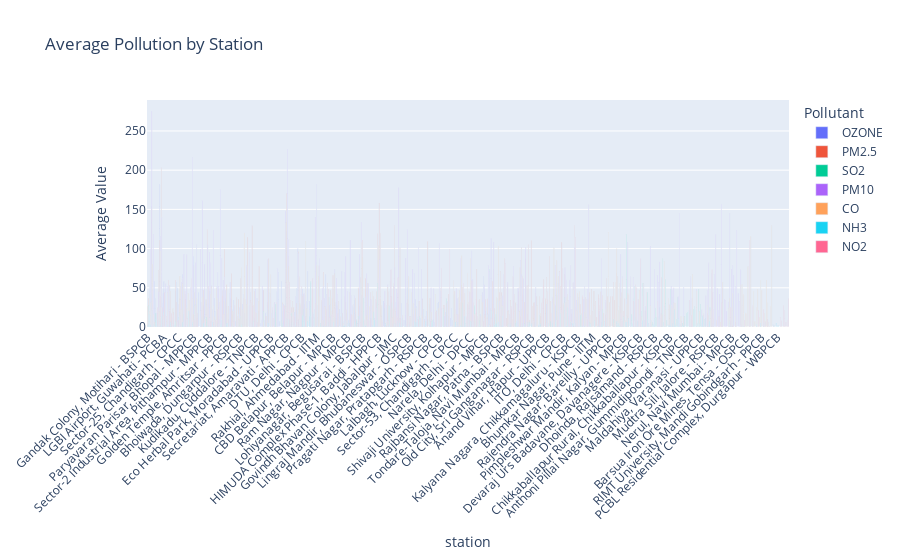

The cell this chart's notebook holds for it:
### Code cell
fig = px.bar(
    df,
    x='station',
    y='avg_value',
    color='pollutant_id',
    barmode='group',
    title='Average Pollution by Station',
    labels={'avg_value': 'Average Value', 'pollutant_id': 'Pollutant'}
)
fig.update_layout(xaxis_tickangle=-45)
fig.show()

### Figure 1 — Plotly figure (JSON) as saved in the notebook; plotly's stock layout.template omitted (floating-point values rounded to 4 significant figures; data arrays with more than 128 entries replaced by an {"elided": "..."} marker saying what was removed)
{"data": [{"alignmentgroup": "True", "hovertemplate": "Pollutant=OZONE<br>station=%{x}<br>Average Value=%{y}<extra></extra>", "legendgroup": "OZONE", "marker": {"color": "#636efa", "pattern": {"shape": ""}}, "name": "OZONE", "offsetgroup": "OZONE", "orientation": "v", "showlegend": true, "textposition": "auto", "type": "bar", "x": {"elided": "317 str values"}, "xaxis": "x", "y": {"elided": "317 float values"}, "yaxis": "y"}, {"alignmentgroup": "True", "hovertemplate": "Pollutant=PM2.5<br>station=%{x}<br>Average Value=%{y}<extra></extra>", "legendgroup": "PM2.5", "marker": {"color": "#EF553B", "pattern": {"shape": ""}}, "name": "PM2.5", "offsetgroup": "PM2.5", "orientation": "v", "showlegend": true, "textposition": "auto", "type": "bar", "x": {"elided": "286 str values"}, "xaxis": "x", "y": {"elided": "286 float values"}, "yaxis": "y"}, {"alignmentgroup": "True", "hovertemplate": "Pollutant=SO2<br>station=%{x}<br>Average Value=%{y}<extra></extra>", "legendgroup": "SO2", "marker": {"color": "#00cc96", "pattern": {"shape": ""}}, "name": "SO2", "offsetgroup": "SO2", "orientation": "v", "showlegend": true, "textposition": "auto", "type": "bar", "x": {"elided": "276 str values"}, "xaxis": "x", "y": {"elided": "276 float values"}, "yaxis": "y"}, {"alignmentgroup": "True", "hovertemplate": "Pollutant=PM10<br>station=%{x}<br>Average Value=%{y}<extra></extra>", "legendgroup": "PM10", "marker": {"color": "#ab63fa", "pattern": {"shape": ""}}, "name": "PM10", "offsetgroup": "PM10", "orientation": "v", "showlegend": true, "textposition": "auto", "type": "bar", "x": {"elided": "256 str values"}, "xaxis": "x", "y": {"elided": "256 float values"}, "yaxis": "y"}, {"alignmentgroup": "True", "hovertemplate": "Pollutant=CO<br>station=%{x}<br>Average Value=%{y}<extra></extra>", "legendgroup": "CO", "marker": {"color": "#FFA15A", "pattern": {"shape": ""}}, "name": "CO", "offsetgroup": "CO", "orientation": "v", "showlegend": true, "textposition": "auto", "type": "bar", "x": {"elided": "288 str values"}, "xaxis": "x", "y": {"elided": "288 float values"}, "yaxis": "y"}, {"alignmentgroup": "True", "hovertemplate": "Pollutant=NH3<br>station=%{x}<br>Average Value=%{y}<extra></extra>", "legendgroup": "NH3", "marker": {"color": "#19d3f3", "pattern": {"shape": ""}}, "name": "NH3", "offsetgroup": "NH3", "orientation": "v", "showlegend": true, "textposition": "auto", "type": "bar", "x": {"elided": "255 str values"}, "xaxis": "x", "y": {"elided": "255 float values"}, "yaxis": "y"}, {"alignmentgroup": "True", "hovertemplate": "Pollutant=NO2<br>station=%{x}<br>Average Value=%{y}<extra></extra>", "legendgroup": "NO2", "marker": {"color": "#FF6692", "pattern": {"shape": ""}}, "name": "NO2", "offsetgroup": "NO2", "orientation": "v", "showlegend": true, "textposition": "auto", "type": "bar", "x": {"elided": "254 str values"}, "xaxis": "x", "y": {"elided": "254 float values"}, "yaxis": "y"}], "layout": {"barmode": "group", "legend": {"title": {"text": "Pollutant"}, "tracegroupgap": 0}, "title": {"text": "Average Pollution by Station"}, "xaxis": {"anchor": "y", "domain": [0, 1], "tickangle": -45, "title": {"text": "station"}}, "yaxis": {"anchor": "x", "domain": [0, 1], "title": {"text": "Average Value"}}}}
